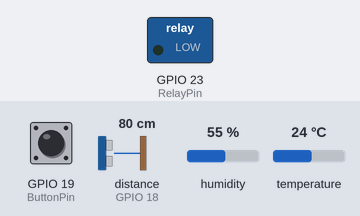
Bench run of a program on a simulated ESP32. Parts: switched loads named in the program (green lamp = pin HIGH). Wiring (from diagram.json): ultrasonic range finder: trigger GPIO 5; echo GPIO 18. Inputs (shaded band) come from the test bench; at power-on: GPIO 19 (ButtonPin) HIGH, distance to the obstacle (sensor on GPIO 18) 80 cm, humidity 55 %, temperature 24 °C. The echo pulse lasts 58.3 µs per cm; WiFi joins after 1.5 s; servers stay silent unless stated; uploads are accepted with an empty reply; pins used as bus, display or sensor lines are not drawn; what the program prints to the serial monitor is not drawn.

Above: at 2.7 s.
2.8 s: GPIO 19 (ButtonPin) pulled LOW for 1.25 s
At 4.3 s:
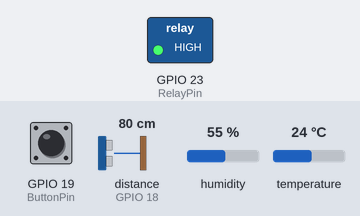
Timing chart, 0 to 6.0 s (numbered marks = the images above; inputs shaded):
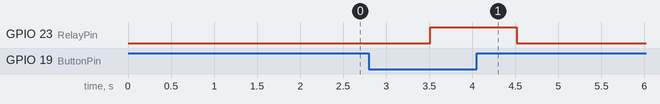

Measured:
- after the input at 2.8 s, GPIO 23 (RelayPin): LOW → HIGH after 0.71 s, → LOW 1.0 s later

The program:

main.cpp
```cpp
#include <Arduino.h>
#include <WiFi.h>
#include <HTTPClient.h>
#include "DHT.h"

// Konfigurasi untuk Push Button, LED, dan Relay
const int ButtonPin = 19;  // GPIO19 -> Tombol
const int LedPin = 18;     // GPIO18 -> LED
const int RelayPin = 23;   // GPIO23 -> Relay

// Konfigurasi untuk Sensor Ultrasonik HC-SR04
const int trigPin = 5;     // Trig Pin
const int echoPin = 18;    // Echo Pin
#define SOUND_SPEED 0.034  // Kecepatan suara dalam cm/μs

long duration;
float distanceCm;

// Konfigurasi Sensor DHT22
#define DHTPIN 27
#define DHTTYPE DHT22
DHT dht(DHTPIN, DHTTYPE);

// Kredensial WiFi
const char* ssid = "Wokwi-GUEST";
const char* password = "";

unsigned long previousMillis = 0;
const long interval = 5000;  // Interval 5 detik (5000 ms)

void setup() {
  Serial.begin(115200);

  // Setup tombol, LED, dan relay
  pinMode(ButtonPin, INPUT_PULLUP);
  pinMode(LedPin, OUTPUT);
  pinMode(RelayPin, OUTPUT);
  digitalWrite(LedPin, LOW);
  digitalWrite(RelayPin, LOW);

  // Setup sensor ultrasonik
  pinMode(trigPin, OUTPUT);
  pinMode(echoPin, INPUT);

  // Hubungkan ke WiFi
  WiFi.begin(ssid, password);
  Serial.print("Menghubungkan ke WiFi");
  while (WiFi.status() != WL_CONNECTED) {
    delay(500);
    Serial.print(".");
  }
  Serial.println(" Terhubung!");

  dht.begin();
}

void loop() {
  // Membaca status tombol
  int buttonState = digitalRead(ButtonPin);

  // Jika tombol ditekan (LOW karena INPUT_PULLUP)
  if (buttonState == LOW) {
    digitalWrite(LedPin, HIGH);
    digitalWrite(RelayPin, HIGH);
  } else {
    digitalWrite(LedPin, LOW);
    digitalWrite(RelayPin, LOW);
  }

  // **Pengukuran jarak dengan sensor ultrasonik**
  digitalWrite(trigPin, LOW);
  delayMicroseconds(2);
  digitalWrite(trigPin, HIGH);
  delayMicroseconds(10);
  digitalWrite(trigPin, LOW);
  duration = pulseIn(echoPin, HIGH);
  distanceCm = duration * SOUND_SPEED / 2;

  // Menampilkan hasil ke Serial Monitor
  Serial.print("Jarak (cm): ");
  Serial.println(distanceCm);

  // **Kirim data sensor ke server setiap 5 detik**
  unsigned long currentMillis = millis();
  if (currentMillis - previousMillis >= interval) {
    previousMillis = currentMillis;

    float h = round(dht.readHumidity());
    float t = round(dht.readTemperature());

    if (isnan(h) || isnan(t)) {
      Serial.println(F("Gagal membaca sensor DHT!"));
      return;
    }

    // Hitung heat index
    float hic = dht.computeHeatIndex(t, h, false);

    // Kirim data ke server
    HTTPClient http;
    String url = "http://ffcf-36-74-83-245.ngrok-free.app/api/posts"; // Ganti dengan URL ngrok yang benar
    http.begin(url);
    http.addHeader("Content-Type", "application/json");

    String payload = "{\"nama_sensor\":\"Sensor GD\", \"nilai1\":" + String(h) + ", \"nilai2\":" + String(t) + "}";
    Serial.println(payload);

    int httpResponseCode = http.POST(payload);
    Serial.print("Kode respons HTTP: ");
    Serial.println(httpResponseCode);

    if (httpResponseCode == 200 || httpResponseCode == 201) {
      String response = http.getString();
      Serial.println("Respons dari server:");
      Serial.println(response);
    } else {
      Serial.println("Gagal mengirim data");
    }

    http.end();
  }

  delay(1000); // Delay 1 detik sebelum membaca ulang
}
```
